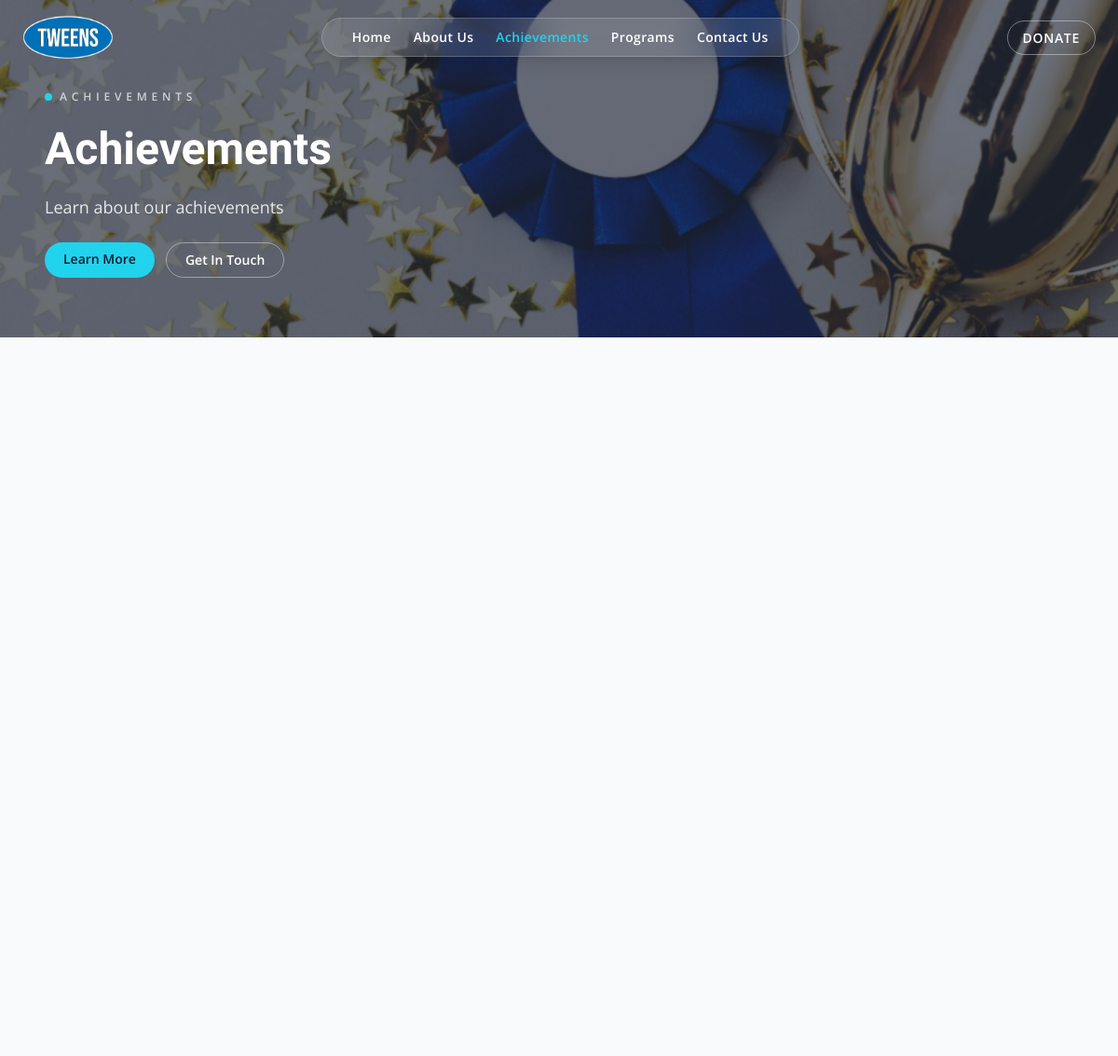
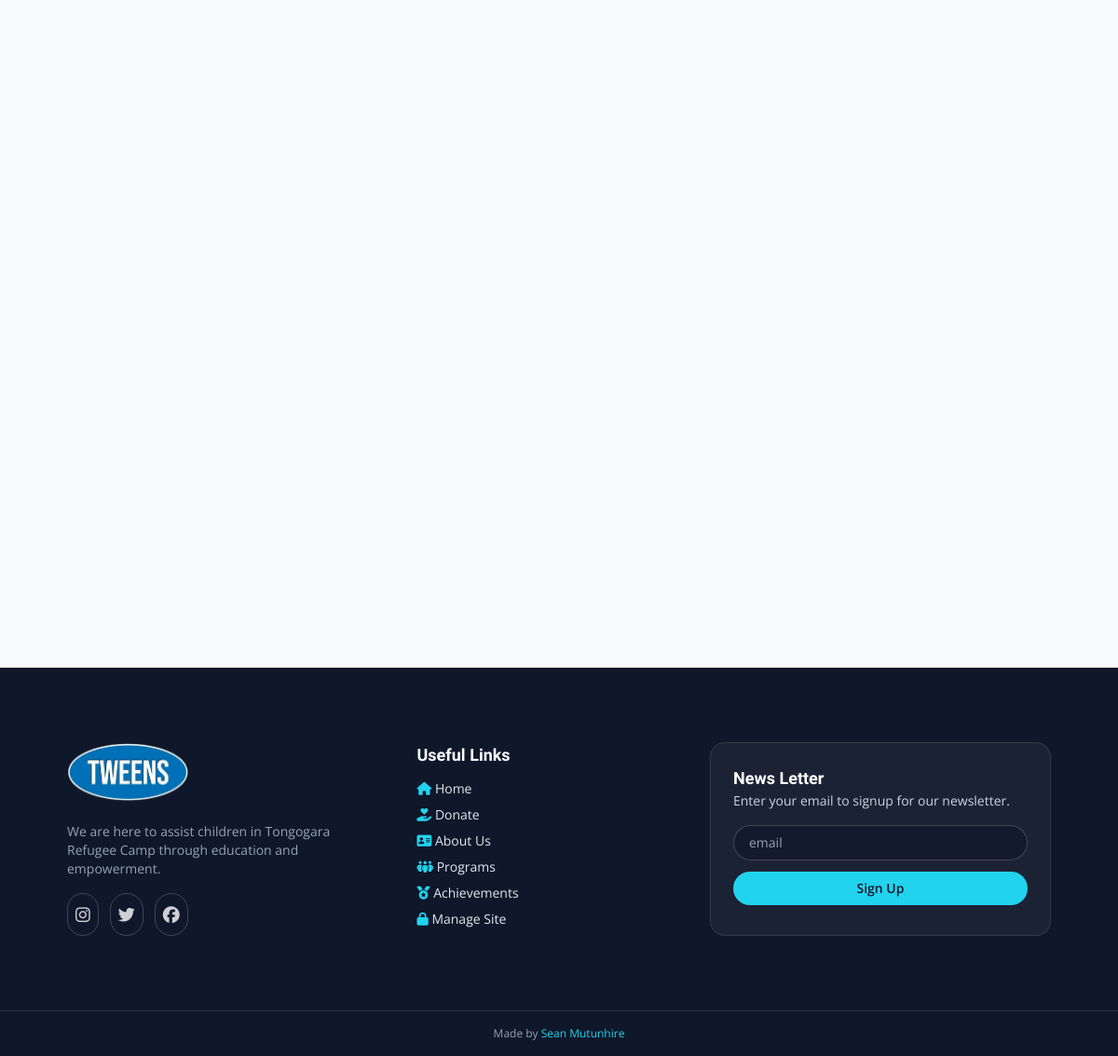
/achievements, run on the app's committed database (2 pictures, top to bottom).
### flask_app/models.py (models this page shows)
class SiteContent(db.Model):
    __tablename__ = "site_content_table"
    __table_args__ = (
        UniqueConstraint("page", "section", "field", name="uq_site_content_key"),
    )
    id = db.Column(db.Integer, primary_key=True)
    page = db.Column(db.String(100), nullable=False)
    section = db.Column(db.String(100), nullable=False)
    field = db.Column(db.String(100), nullable=False)
    value = db.Column(db.Text, nullable=False)
    updated_at = db.Column(db.DateTime, nullable=False, default=datetime.utcnow, onupdate=datetime.utcnow)

### flask_app/app.py (the view)
@app.get("/achievements")
def achievements():
    testimonies = Testimony.query.order_by(Testimony.id.desc()).all()
    achievement_list = Achievement.query.order_by(Achievement.sort_order).all()
    return render_template(
        "achievements.html",
        testimonies=testimonies,
        achievements=achievement_list,
        page_content=get_page_content("achievements"),
        file_js=f'<script src="{url_for("static", filename="myJS/achievements.js")}"></script>',
    )

### flask_app/app.py (called while the page is built)
def get_page_content(page: str) -> dict[str, dict[str, str]]:
    defaults = SITE_CONTENT_DEFAULTS.get(page, {})
    content = {section: dict(fields) for section, fields in defaults.items()}
    rows = SiteContent.query.filter_by(page=page).all()
    for row in rows:
        content.setdefault(row.section, {})[row.field] = row.value
    return content

@app.context_processor
def inject_global_site_content():
    global_content = get_page_content("global")
    return {
        "global_content": global_content.get("branding", {}),
        "footer_content": global_content.get("footer", {}),
        "current_endpoint": request.endpoint,
    }

### flask_app/templates/achievements.html (shortened to what this page needs)
{% set title = 'Achievements' %}
{% set file_css = '' %}
{% set bg_image_url = page_content.hero.background_image %}
{% set topic = page_content.hero.topic %}
{% set caption = page_content.hero.caption %}
{% include 'components/hero.html' %}
<main class="mx-auto flex max-w-6xl flex-col gap-14 px-6 py-12 md:px-8 md:py-16 lg:px-12 lg:py-20">
</main>
{% include 'components/footer.html' %}

### flask_app/templates/components/hero.html (shortened to what this page needs)
<!DOCTYPE html>
<html lang="en">
<head>
    <link rel="stylesheet" href="{{ url_for('static', filename='css/tailwind.css') }}">
    <link rel="stylesheet" href="https://cdnjs.cloudflare.com/ajax/libs/font-awesome/6.7.2/css/all.min.css" />
</head>
<body>
    <div class="nav-banner fixed inset-x-0 top-0 z-50 flex items-center justify-between px-6 py-4 transition-all duration-500">
        <div class="logo flex items-center gap-3">
            <a href="{{ url_for('home') }}" class="inline-flex items-center gap-3">
                <img src="{{ url_for('static', filename=global_content.get('logo_image', 'images/logo.png')) }}" alt="Logo" class="h-12 object-cover">
            </a>
        </div>
        <nav class="hidden md:flex md:items-center md:gap-6 md:rounded-full md:bg-white/10 md:backdrop-blur-xl md:px-8 md:py-2.5 md:border md:border-white/20 md:shadow-lg">
            <a href="{{ url_for('home') }}" class="text-sm font-semibold tracking-wide transition-colors {% if current_endpoint == 'home' %}text-brand-aqua{% else %}text-white hover:text-brand-aqua{% endif %}">Home</a>
            <a href="{{ url_for('about') }}" class="text-sm font-semibold tracking-wide transition-colors {% if current_endpoint == 'about' %}text-brand-aqua{% else %}text-white hover:text-brand-aqua{% endif %}">About Us</a>
            <a href="{{ url_for('achievements') }}" class="text-sm font-semibold tracking-wide transition-colors {% if current_endpoint == 'achievements' %}text-brand-aqua{% else %}text-white hover:text-brand-aqua{% endif %}">Achievements</a>
            <a href="{{ url_for('programs') }}" class="text-sm font-semibold tracking-wide transition-colors {% if current_endpoint == 'programs' %}text-brand-aqua{% else %}text-white hover:text-brand-aqua{% endif %}">Programs</a>
            <a href="{{ url_for('contact') }}" class="text-sm font-semibold tracking-wide transition-colors {% if current_endpoint == 'contact' %}text-brand-aqua{% else %}text-white hover:text-brand-aqua{% endif %}">Contact Us</a>
        </nav>
        <div class="hidden md:block">
            <a href="{{ global_content.get('donate_url', 'https://www.globalgiving.org/projects/transformative-education-for-refugees-in-zimbabwe/') }}" target="_blank" class="rounded-full border border-white/40 px-4 py-2 text-sm font-semibold uppercase tracking-wider text-white transition hover:border-white hover:bg-white/10">Donate</a>
        </div>
    </div>
    <header class="relative min-h-[60vh] bg-cover bg-center" style="background-image: url('{{ url_for('static', filename=bg_image_url) }}');">
        <div class="absolute inset-0" style="background-color: rgba(15, 23, 42, 0.62);"></div>
        <div class="relative z-10">
            <div class="mx-auto flex max-w-6xl flex-col gap-6 px-6 pb-16 pt-24 text-white">
                <div class="flex flex-wrap items-center gap-2 text-xs font-semibold uppercase tracking-[0.4em] text-white/70">
                    <span class="h-2 w-2 rounded-full bg-brand-aqua"></span>
                    {{ topic }}
                </div>
                <h1 class="text-4xl font-semibold leading-tight md:text-5xl">{{ topic }}</h1>
                <p class="max-w-2xl text-base text-white/85 md:text-lg">{{ caption }}</p>
                <div class="flex flex-wrap gap-3">
                    <a href="{{ url_for('about') }}" class="rounded-full bg-brand-aqua px-5 py-2 text-sm font-semibold text-slate-900 transition hover:brightness-110">Learn More</a>
                    <a href="{{ url_for('contact') }}" class="rounded-full border border-white/40 px-5 py-2 text-sm font-semibold text-white transition hover:border-white hover:bg-white/10">Get In Touch</a>
                </div>
            </div>
        </div>
    </header>

### flask_app/templates/components/footer.html (shortened to what this page needs)
<section class="bg-slate-900 text-slate-200">
    <div class="mx-auto grid max-w-6xl gap-10 px-6 py-14 md:px-8 md:py-16 lg:px-12 lg:py-20 md:grid-cols-[1.1fr_0.9fr_1.2fr]">
        <div class="space-y-4">
            <a href="{{ url_for('home') }}" class="inline-flex items-center gap-3">
                <img src="{{ url_for('static', filename=global_content.get('logo_image', 'images/logo.png')) }}" alt="logo" class="h-16 object-cover">
            </a>
            <p class="text-sm text-slate-400">{{ footer_content.get('tagline', 'Refugee-led education initiatives building brighter futures through mentorship, access, and community care.') }}</p>
            <div class="flex gap-3 text-lg">
                <a href="https://www.instagram.com/tweens_tongogara/" target="_blank" class="rounded-full border border-white/20 p-2 text-white/80 transition hover:border-brand-aqua hover:text-brand-aqua"><i class="fa-brands fa-instagram"></i></a>
                <a href="https://x.com/TongogaraTweens" target="_blank" class="rounded-full border border-white/20 p-2 text-white/80 transition hover:border-brand-aqua hover:text-brand-aqua"><i class="fa-brands fa-twitter"></i></a>
                <a href="https://www.facebook.com/tweens.tongo/" target="_blank" class="rounded-full border border-white/20 p-2 text-white/80 transition hover:border-brand-aqua hover:text-brand-aqua"><i class="fa-brands fa-facebook"></i></a>
            </div>
        </div>
        <div class="space-y-3">
            <h2 class="text-lg font-semibold text-white">Useful Links</h2>
            <div class="space-y-2 text-sm">
                <p><i class="fa-solid fa-house text-brand-aqua"></i> <a href="{{ url_for('home') }}">Home</a></p>
                <p><i class="fa-solid fa-hand-holding-heart text-brand-aqua"></i> <a href="{{ global_content.get('donate_url', 'https://www.globalgiving.org/projects/transformative-education-for-refugees-in-zimbabwe/') }}" target="_blank">Donate</a></p>
                <p><i class="fa-solid fa-address-card text-brand-aqua"></i> <a href="{{ url_for('about') }}">About Us</a></p>
                <p><i class="fa-solid fa-people-group text-brand-aqua"></i> <a href="{{ url_for('programs') }}">Programs</a></p>
                <p><i class="fa-solid fa-medal text-brand-aqua"></i> <a href="{{ url_for('achievements') }}">Achievements</a></p>
                <p><i class="fa-solid fa-lock text-brand-aqua"></i> <a href="{{ url_for('news_validate_page') }}">Manage Site</a></p>
            </div>
        </div>
        <div class="space-y-4 rounded-2xl border border-white/10 bg-white/5 p-6">
            <div>
                <h2 class="text-lg font-semibold text-white">{{ footer_content.get('newsletter_title', 'News Letter') }}</h2>
                <p class="text-sm text-slate-300">{{ footer_content.get('newsletter_caption', 'Enter your email to signup for our newsletter.') }}</p>
            </div>
            <form action="{{ url_for('newsletter_signup') }}" method="post" class="flex flex-col gap-3">
                <input type="email" placeholder="email" name="newsletter" required class="w-full rounded-full border border-white/20 bg-slate-900/60 px-4 py-2 text-sm text-white placeholder:text-slate-400 focus:border-brand-aqua focus:outline-none">
                <button type="submit" class="rounded-full bg-brand-aqua px-4 py-2 text-sm font-semibold text-slate-900 transition hover:brightness-110">Sign Up</button>
            </form>
        </div>
    </div>
    <div class="border-t border-white/10 py-4 text-center text-xs text-slate-400">
        <p>Made by <a href="https://seanmutunhire.site" target="_blank" class="text-brand-aqua transition hover:text-white">Sean Mutunhire</a></p>
    </div>
</section>
</body>
</html>

### data on the page
SiteContent: value (picture)
SiteContent: value (picture)
SiteContent: value "ACHIEVEMENTS", value "Achievements"
SiteContent: value "Learn about our achievements"
SiteContent: get "We are here to assist children in Tongogara Refugee Camp through education and empowerment."
SiteContent: get "News Letter"
SiteContent: get "Enter your email to signup for our newsletter."
